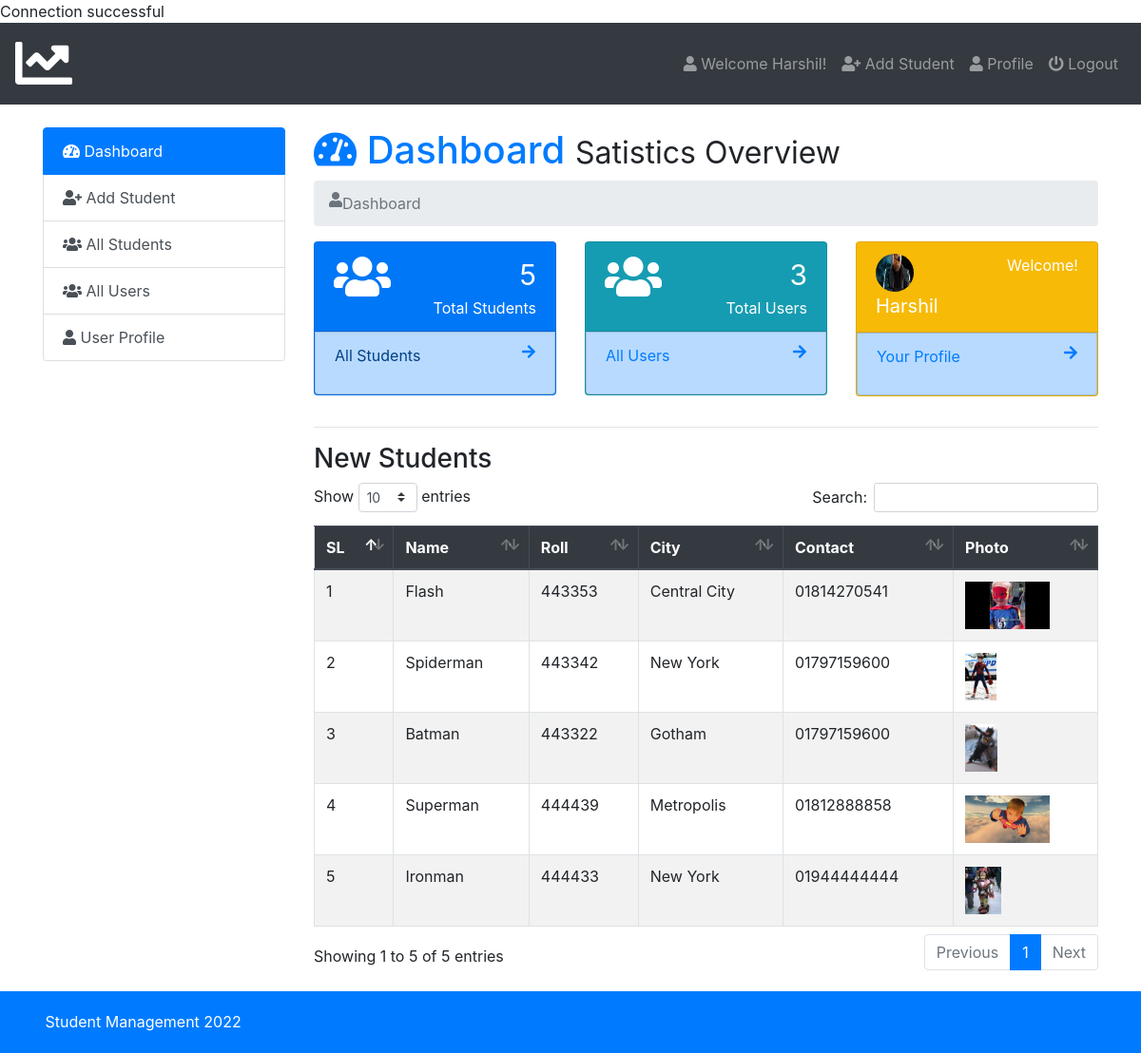
/admin/index.php (signed in), run on the app's committed database.
### tables this page shows
CREATE TABLE `users` (
  `id` int(5) NOT NULL,
  `name` varchar(50) NOT NULL,
  `email` varchar(50) NOT NULL,
  `username` varchar(50) NOT NULL,
  `password` varchar(100) NOT NULL,
  `photo` varchar(50) NOT NULL,
  `status` varchar(12) NOT NULL,
  `datetime` timestamp NOT NULL DEFAULT current_timestamp()
);

CREATE TABLE `student_info` (
  `id` int(5) NOT NULL,
  `name` varchar(20) NOT NULL,
  `roll` int(6) NOT NULL,
  `class` varchar(3) NOT NULL,
  `city` varchar(15) NOT NULL,
  `pcontact` varchar(11) NOT NULL,
  `photo` varchar(50) NOT NULL,
  `datetime` timestamp NOT NULL DEFAULT current_timestamp()
);

### admin/dashboard.php (the view, shortened to what this page needs)
<h1><a href="index.php"><i class="fas fa-tachometer-alt"></i>  Dashboard</a> <small>Satistics Overview</small></h1>
<nav aria-label="breadcrumb">
  <ol class="breadcrumb">
     <li class="breadcrumb-item active" aria-current="page"><i class="fas fa-user"></i> Dashboard</li>
  </ol>
</nav>
<div class="row student">
  <div class="col-sm-4">
     <div class="card text-white bg-primary mb-3">
      <div class="card-header">
        <div class="row">
          <div class="col-sm-4">
            <i class="fa fa-users fa-3x"></i>
          </div>
          <div class="col-sm-8">
            <div class="float-sm-right">&nbsp;<span style="font-size: 30px"><?php $stu=mysqli_query($db_con,'SELECT * FROM `student_info`'); $stu= mysqli_num_rows($stu); echo $stu; ?></span></div>
            <div class="clearfix"></div>
            <div class="float-sm-right">Total Students</div>
          </div>
        </div>
      </div>
      <div class="list-group-item-primary list-group-item list-group-item-action">
        <div class="row">
          <div class="col-sm-8">
            <p class="">All Students</p>
          </div>
          <div class="col-sm-4">
            <a href="all-student.php"><i class="fa fa-arrow-right float-sm-right"></i></a>
          </div>
        </div>
      </div>
    </div>
  </div>
  <div class="col-sm-4">
     <div class="card text-white bg-info mb-3">
      <div class="card-header">
        <div class="row">
          <div class="col-sm-4">
            <i class="fa fa-users fa-3x"></i>
          </div>
          <div class="col-sm-8">
            <div class="float-sm-right">&nbsp;<span style="font-size: 30px"><?php $tusers=mysqli_query($db_con,'SELECT * FROM `users`'); $tusers= mysqli_num_rows($tusers); echo $tusers; ?></span></div>
            <div class="clearfix"></div>
            <div class="float-sm-right">Total Users</div>
          </div>
        </div>
      </div>
      <div class="list-group-item-primary list-group-item list-group-item-action">
         <a href="index.php?page=all-users">
        <div class="row">
          <div class="col-sm-8">
            <p class="">All Users</p>
          </div>
          <div class="col-sm-4">
           <i class="fa fa-arrow-right float-sm-right"></i>
          </div>
        </div>
        </a>
      </div>
    </div>
  </div>
  <div class="col-sm-4">
     <div class="card text-white bg-warning mb-3">
      <div class="card-header">
        <div class="row">
          <?php $usernameshow = $_SESSION['user_login']; $userspro = mysqli_query($db_con,"SELECT * FROM `users` WHERE `username`='$usernameshow';"); $userrow=mysqli_fetch_array($userspro); ?>
          <div class="col-sm-6">
            <img class="showimg" src="images/<?php echo $userrow['photo']; ?>">
            <div style="font-size: 20px"><?php echo ucwords($userrow['name']); ?></div>
          </div>
          <div class="col-sm-6">
            <div class="float-sm-right">Welcome!</div>
          </div>
        </div>
      </div>
      <div class="list-group-item-primary list-group-item list-group-item-action">
        <a href="index.php?page=user-profile">
        <div class="row">
          <div class="col-sm-8">
            <p class="">Your Profile</p>
          </div>
          <div class="col-sm-4">
            <i class="fa fa-arrow-right float-sm-right"></i>
          </div>
        </div>
        </a>
      </div>
    </div>
  </div>
</div>
<hr>
<h3>New Students</h3>
<table class="table  table-striped table-hover table-bordered" id="data">
  <thead class="thead-dark">
    <tr>
      <th scope="col">SL</th>
      <th scope="col">Name</th>
      <th scope="col">Roll</th>
      <th scope="col">City</th>
      <th scope="col">Contact</th>
      <th scope="col">Photo</th>
    </tr>
  </thead>
  <tbody>
    <?php
      $query=mysqli_query($db_con,'SELECT * FROM `student_info` ORDER BY `student_info`.`datetime` DESC;');
      $i=1;
      while ($result = mysqli_fetch_array($query)) { ?>
      <tr>
        <?php
        echo '<td>'.$i.'</td>
          <td>'.ucwords($result['name']).'</td>
          <td>'.$result['roll'].'</td>
          <td>'.ucwords($result['city']).'</td>
          <td>'.$result['pcontact'].'</td>
          <td><img src="images/'.$result['photo'].'" height="50px"></td>';?>
      </tr>
     <?php $i++;} ?>
  </tbody>
</table>

### admin/index.php (shortened to what this page needs)
<?php require_once 'db_con.php';
?>
<!doctype html>
<html lang="en">
  <head>
    <link rel="stylesheet" href="css/bootstrap.min.css">
    <link rel="stylesheet" href="css/dataTables.bootstrap4.min.css">
    <link rel="stylesheet" href="css/fontawesome.min.css">
    <link rel="stylesheet" href="css/solid.min.css">
    <link rel="stylesheet" href="https://cdnjs.cloudflare.com/ajax/libs/animate.css/4.0.0/animate.min.css"/>
    <link rel="stylesheet" type="text/css" href="css/style.css">
  </head>
  <body>
<nav class="navbar navbar-expand-lg navbar-dark bg-dark">
  <a class="navbar-brand" href="index.php"><i class="fas fa-chart-line fa-3x"></i></a>
  <div class="navbar-collapse collapse justify-content-end" id="navbarSupportedContent">
    <?php $showuser = $_SESSION['user_login']; $haha = mysqli_query($db_con,"SELECT * FROM `users` WHERE `username`='$showuser';"); $showrow=mysqli_fetch_array($haha); ?>
    <ul class="nav navbar-nav ">
      <li class="nav-item"><a class="nav-link" href="index.php?page=user-profile"><i class="fa fa-user"></i> Welcome <?php echo $showrow['name']; ?>!</a></li>
      <li class="nav-item"><a class="nav-link" href="index.php?page=add-student"><i class="fa fa-user-plus"></i> Add Student</a></li>
      <li class="nav-item"><a class="nav-link" href="index.php?page=user-profile"><i class="fa fa-user"></i> Profile</a></li>
      <li class="nav-item"><a class="nav-link" href="logout.php"><i class="fa fa-power-off"></i> Logout</a></li>
    </ul>
  </div>
</nav>
<br>
    <div class="container">
        <div class="row">
          <div class="col-md-3">
            <div class="list-group">
              <a href="index.php?page=dashboard" class="list-group-item list-group-item-action active">
               <i class="fas fa-tachometer-alt"></i> Dashboard
              </a>
              <a href="index.php?page=add-student" class="list-group-item list-group-item-action"><i class="fa fa-user-plus"></i> Add Student</a>
              <a href="index.php?page=all-student" class="list-group-item list-group-item-action"><i class="fa fa-users"></i> All Students</a>
              <a href="index.php?page=all-users" class="list-group-item list-group-item-action"><i class="fa fa-users"></i> All Users</a>
              <a href="index.php?page=user-profile" class="list-group-item list-group-item-action"><i class="fa fa-user"></i> User Profile</a>
            </div>
          </div>
          <div class="col-md-9">
             <div class="content">
                 <?php
                   if (isset($_GET['page'])) {
                    $page = $_GET['page'].'.php';
                    }else{
                      $page = 'dashboard.php';
                    }
                    if (file_exists($page)) {
                      require_once $page;
                    }else{
                      require_once '404.php';
                    }
                  ?>
             </div>
        </div>
        </div>
    </div>
    <footer>
      <div class="container">
      <p>Student Management <?php echo date('Y') ?></p>
      </div>
    </footer>
  </body>
</html>

### admin/css/style.css (style rules this page uses)
footer { background: #007BFF; color:#fff; padding: 20px 0px 5px 5px; margin-top: 20px; }
img.showimg { border-radius: 50%; height: 40px; width: 40px; }

### data on the page
users: name "Harshil", photo (picture)
student_info: name "Flash", roll "443353", city "Central City", pcontact "01814270541", photo (picture)
student_info: name "Spiderman", roll "443342", city "New York", pcontact "01797159600", photo (picture)
student_info: name "Batman", roll "443322", city "Gotham", pcontact "01797159600", photo (picture)
student_info: name "Superman", roll "444439", city "Metropolis", pcontact "01812888858", photo (picture)
student_info: name "Ironman", roll "444433", city "New York", pcontact "01944444444", photo (picture)

### other printed values
$stu "5"
$tusers "3"
